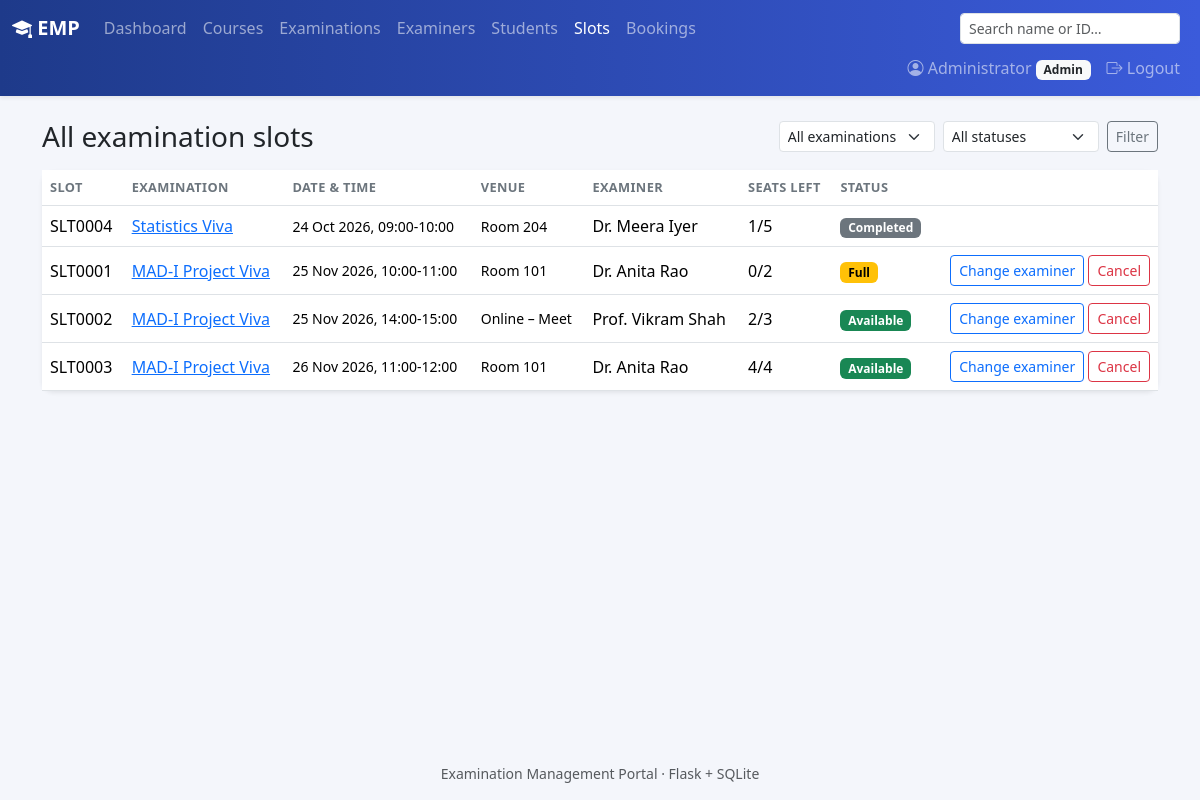
The page /admin/slots (signed in) on the database its author committed.
### models.py (models this page shows, shortened)
class User(UserMixin, db.Model):
    id = db.Column(db.Integer, primary_key=True)
    role = db.Column(db.String(20), nullable=False)
    name = db.Column(db.String(120), nullable=False)
    email = db.Column(db.String(120), unique=True, nullable=False)
    password_hash = db.Column(db.String(256), nullable=False)
    phone = db.Column(db.String(20))
    department = db.Column(db.String(120))
    designation = db.Column(db.String(120))
    roll_no = db.Column(db.String(40), unique=True)
    program = db.Column(db.String(120))
    status = db.Column(db.String(20), nullable=False, default="Active")
    created_at = db.Column(db.DateTime, default=datetime.now)
    slots = db.relationship("Slot", back_populates="examiner", foreign_keys="Slot.examiner_id")
    bookings = db.relationship("Booking", back_populates="student", foreign_keys="Booking.student_id")
    assigned_exams = db.relationship("Exam", secondary=exam_examiners, back_populates="examiners")

class Slot(db.Model):
    id = db.Column(db.Integer, primary_key=True)
    exam_id = db.Column(db.Integer, db.ForeignKey("exam.id"), nullable=False)
    examiner_id = db.Column(db.Integer, db.ForeignKey("user.id"), nullable=False)
    date = db.Column(db.Date, nullable=False)
    start_time = db.Column(db.Time, nullable=False)
    end_time = db.Column(db.Time, nullable=False)
    venue = db.Column(db.String(150))
    capacity = db.Column(db.Integer, nullable=False)
    available_seats = db.Column(db.Integer, nullable=False)
    status = db.Column(db.String(20), nullable=False, default="Available")
    created_at = db.Column(db.DateTime, default=datetime.now)
    exam = db.relationship("Exam", back_populates="slots")
    examiner = db.relationship("User", back_populates="slots", foreign_keys=[examiner_id])
    bookings = db.relationship("Booking", back_populates="slot")
    @property
    def code(self):
        return f"SLT{self.id:04d}"
    @property
    def label(self):
        return f"{self.date:%d %b %Y}, {self.start_time:%H:%M}-{self.end_time:%H:%M}"

class Exam(db.Model):
    id = db.Column(db.Integer, primary_key=True)
    course_id = db.Column(db.Integer, db.ForeignKey("course.id"), nullable=False)
    name = db.Column(db.String(150), nullable=False)
    exam_type = db.Column(db.String(30), nullable=False)
    description = db.Column(db.Text)
    duration = db.Column(db.Integer, nullable=False)
    max_marks = db.Column(db.Float, nullable=False)
    pass_marks = db.Column(db.Float)
    slot_creation_start = db.Column(db.Date)
    slot_creation_end = db.Column(db.Date)
    booking_start = db.Column(db.Date)
    booking_end = db.Column(db.Date)
    status = db.Column(db.String(20), nullable=False, default="Draft")
    results_published = db.Column(db.Boolean, default=False)
    created_at = db.Column(db.DateTime, default=datetime.now)
    course = db.relationship("Course", back_populates="exams")
    rubrics = db.relationship("Rubric", back_populates="exam", cascade="all, delete-orphan")
    slots = db.relationship("Slot", back_populates="exam", cascade="all, delete-orphan")
    examiners = db.relationship("User", secondary=exam_examiners, back_populates="assigned_exams")

### routes/admin.py (the view)
@bp.route("/slots")
@role_required("admin")
def slots():
    q = Slot.query
    eid, status = to_int(request.args.get("exam_id")), request.args.get("status")
    if eid:
        q = q.filter_by(exam_id=eid)
    if status:
        q = q.filter_by(status=status)
    return render_template("admin/slots.html", slots=q.order_by(Slot.date, Slot.start_time).all(),
                           exams=Exam.query.order_by(Exam.name).all(), eid=eid, status=status,
                           statuses=SLOT_STATUSES)

### routes/utils.py (called while the page is built)
def role_required(role):
    def decorator(view):
        @wraps(view)
        @login_required
        def wrapped(*args, **kwargs):
            if current_user.role != role:
                abort(403)
            if current_user.status == "Pending":
                return redirect(url_for("auth.pending"))
            if current_user.status != "Active":
                flash("Your account is inactive. Contact the administrator.", "danger")
                return redirect(url_for("auth.logout"))
            return view(*args, **kwargs)
        return wrapped
    return decorator

def to_int(value, default=None):
    try:
        return int(value)
    except (TypeError, ValueError):
        return default

### templates/admin/slots.html (shortened to what this page needs)
{% extends "base.html" %}
{% from "_macros.html" import badge, post_button %}
{% block content %}
<div class="d-flex justify-content-between align-items-center mb-3 flex-wrap gap-2">
  <h3 class="mb-0">All examination slots</h3>
  <form class="d-flex gap-2">
    <select name="exam_id" class="form-select form-select-sm"><option value="">All examinations</option>
      {% for e in exams %}<option value="{{ e.id }}" {% if e.id == eid %}selected{% endif %}>{{ e.name }}</option>{% endfor %}</select>
    <select name="status" class="form-select form-select-sm"><option value="">All statuses</option>
      {% for s in statuses %}<option {% if s == status %}selected{% endif %}>{{ s }}</option>{% endfor %}</select>
    <button class="btn btn-sm btn-outline-secondary">Filter</button>
  </form>
</div>
<div class="card shadow-sm border-0"><div class="table-responsive">
<table class="table table-hover align-middle mb-0">
  <thead><tr><th>Slot</th><th>Examination</th><th>Date & time</th><th>Venue</th><th>Examiner</th><th>Seats left</th><th>Status</th><th></th></tr></thead>
  <tbody>
  {% for s in slots %}
    <tr><td>{{ s.code }}</td><td><a href="{{ url_for('admin.exam_detail', eid=s.exam_id) }}">{{ s.exam.name }}</a></td>
      <td class="small">{{ s.label }}</td><td class="small">{{ s.venue or '—' }}</td><td>{{ s.examiner.name }}</td>
      <td>{{ s.available_seats }}/{{ s.capacity }}</td><td>{{ badge(s.status) }}</td>
      <td class="text-end text-nowrap">
        {% if s.status not in ['Cancelled', 'Completed'] %}
        <a href="{{ url_for('admin.slot_change_examiner', sid=s.id) }}" class="btn btn-sm btn-outline-primary">Change examiner</a>
        {{ post_button(url_for('admin.slot_cancel', sid=s.id), 'Cancel', 'btn-outline-danger') }}
        {% endif %}
      </td></tr>
  {% else %}<tr><td colspan="8" class="text-center text-muted py-4">No slots found.</td></tr>{% endfor %}
  </tbody>
</table></div></div>
{% endblock %}

### templates/base.html (shortened to what this page needs)
<!doctype html>
<html lang="en">
<head>
  <link href="https://cdn.jsdelivr.net/npm/bootstrap@5.3.3/dist/css/bootstrap.min.css" rel="stylesheet">
  <link href="https://cdn.jsdelivr.net/npm/bootstrap-icons@1.11.3/font/bootstrap-icons.min.css" rel="stylesheet">
  <link href="{{ url_for('static', filename='style.css') }}" rel="stylesheet">
</head>
<body>
<nav class="navbar navbar-expand navbar-dark bg-emp shadow-sm">
  <div class="container-fluid flex-wrap">
    <a class="navbar-brand fw-semibold" href="{{ url_for('index') }}"><i class="bi bi-mortarboard-fill"></i> EMP</a>
    {% if current_user.is_authenticated and current_user.status == 'Active' %}
    <ul class="navbar-nav flex-wrap me-auto">
      {% if current_user.role == 'admin' %}
        {% set links = [('admin.dashboard','Dashboard'),('admin.courses','Courses'),('admin.exams','Examinations'),
                        ('admin.examiners','Examiners'),('admin.students','Students'),('admin.slots','Slots'),
                        ('admin.bookings','Bookings')] %}
      {% elif current_user.role == 'examiner' %}
        {% set links = [('examiner.dashboard','Dashboard'),('examiner.exams','My Examinations'),
                        ('examiner.slots','My Slots'),('examiner.evaluations','Evaluations')] %}
      {% else %}
        {% set links = [('student.dashboard','Dashboard'),('student.exams','Examinations'),
                        ('student.bookings','My Bookings'),('student.results','Results')] %}
      {% endif %}
      {% for ep, label in links %}
        <li class="nav-item"><a class="nav-link {% if request.endpoint == ep %}active{% endif %}" href="{{ url_for(ep) }}">{{ label }}</a></li>
      {% endfor %}
    </ul>
    {% if current_user.role == 'admin' %}
    <form class="d-flex me-2 my-1" action="{{ url_for('admin.search') }}">
      <input class="form-control form-control-sm" name="q" placeholder="Search name or ID…" value="{{ request.args.get('q','') }}">
    </form>
    {% endif %}
    {% endif %}
    {% if current_user.is_authenticated %}
    <ul class="navbar-nav ms-auto">
      <li class="nav-item"><a class="nav-link" href="{{ url_for('auth.profile') }}"><i class="bi bi-person-circle"></i> {{ current_user.name }} <span class="badge bg-light text-dark text-capitalize">{{ current_user.role }}</span></a></li>
      <li class="nav-item"><a class="nav-link" href="{{ url_for('auth.logout') }}"><i class="bi bi-box-arrow-right"></i> Logout</a></li>
    </ul>
    {% endif %}
  </div>
</nav>
<main class="container py-4">
  {% block content %}{% endblock %}
</main>
<footer class="text-center text-muted small py-3">Examination Management Portal · Flask + SQLite</footer>
</body>
</html>

### templates/_macros.html (shortened to what this page needs)
{% macro badge(status) -%}
<span class="badge text-bg-{{ status|badge }}">{{ status }}</span>
{%- endmacro %}
{% macro post_button(action, label, cls='btn-outline-secondary', name=None, value=None) -%}
<form method="post" action="{{ action }}" class="d-inline">
  <button class="btn btn-sm {{ cls }}">{{ label|safe }}</button>
</form>
{%- endmacro %}

### static/style.css (style rules this page uses)
body { background: #f4f6fb; min-height: 100vh; display: flex; flex-direction: column; }
main { flex: 1; }
.bg-emp { background: linear-gradient(90deg, #1e3a8a, #3b5bdb); }
.card { border-radius: .75rem; }
.table th { font-size: .8rem; text-transform: uppercase; letter-spacing: .03em; color: #6c757d; }

### rows shown on the page
User: name "Administrator", role "Admin"
Slot: code "SLT0004", exam.name "Statistics Viva", label "24 Oct 2026, 09:00-10:00", venue "Room 204", examiner.name "Dr. Meera Iyer", available_seats "1", capacity "5", status "Completed"
Slot: code "SLT0001", exam.name "MAD-I Project Viva", label "25 Nov 2026, 10:00-11:00", venue "Room 101", examiner.name "Dr. Anita Rao", available_seats "0", capacity "2", status "Full", label "Cancel"
Slot: code "SLT0002", exam.name "MAD-I Project Viva", label "25 Nov 2026, 14:00-15:00", venue "Online – Meet", examiner.name "Prof. Vikram Shah", available_seats "2", capacity "3", status "Available", label "Cancel"
Slot: code "SLT0003", exam.name "MAD-I Project Viva", label "26 Nov 2026, 11:00-12:00", venue "Room 101", examiner.name "Dr. Anita Rao", available_seats "4", capacity "4", status "Available", label "Cancel"

### other values the page prints
{{ label }} "Dashboard" "Courses" "Examinations" "Examiners" "Students" "Slots" "Bookings"
